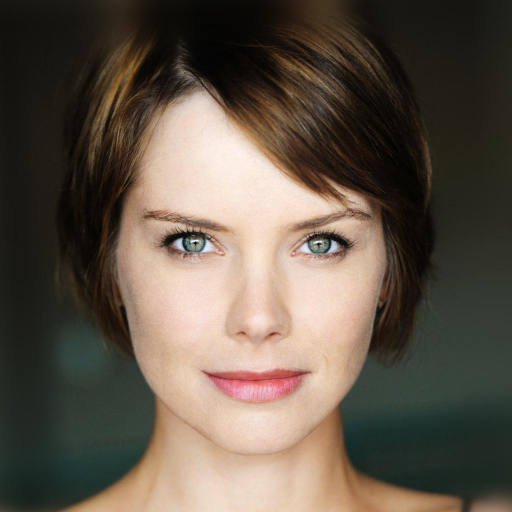
#> input picture unet/test_images/1621.jpg, 512 x 512 px
$ python test_color_change.py
#> lines starting #> are read from the running program, lines starting #| are printed output that depends on the picture; pictures that were not available may be replaced by others from this repository, and a replacement may not be noted
### unet/hair_color/color_changer.py
import cv2
import numpy as np

class HairColorChanger:
    """
    Class for changing hair color with non-binary mask, simple direct coloring and blending.
    """
    @staticmethod
    def change_hair_color(image, mask, rgb_color, alpha=0.5):
        """
        image: Original image (BGR or RGB, np.ndarray)
        mask: Non-binary mask (0-255, np.ndarray, single channel)
        rgb_color: Target hair color (e.g: [255, 0, 0] red)
        alpha: Color intensity (0-1)
        """
        if len(mask.shape) == 3:
            mask = cv2.cvtColor(mask, cv2.COLOR_BGR2GRAY)
        mask = mask.astype(np.float32) / 255.0
        mask_3ch = np.stack([mask]*3, axis=-1)

        colored = np.ones_like(image, dtype=np.float32) * np.array(rgb_color, dtype=np.float32)

        result = image.astype(np.float32).copy()
        result = result * (1 - mask_3ch) + colored * mask_3ch

        result = cv2.addWeighted(image.astype(np.float32), 1 - alpha, result, alpha, 0)
        return np.clip(result, 0, 255).astype(np.uint8)

### unet/hair_color/test_color_change.py
import cv2
import matplotlib.pyplot as plt
from color_changer import HairColorChanger

if __name__ == "__main__":
    image_path = "../test_images/1621.jpg"
    mask_path = "../test_results/1621_prob_mask.png"
    image = cv2.imread(image_path)
#> image is the input picture: shape (512, 512, 3); mean B, G, R 73.5, 86, 97.5
    mask = cv2.imread(mask_path, cv2.IMREAD_GRAYSCALE)
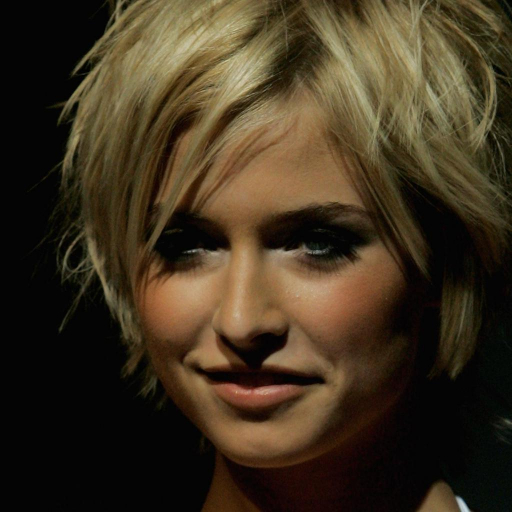
#> input picture unet/test_images/1622.jpg, 512 x 512 px, given in place of 1621_prob_mask.png, which was not available
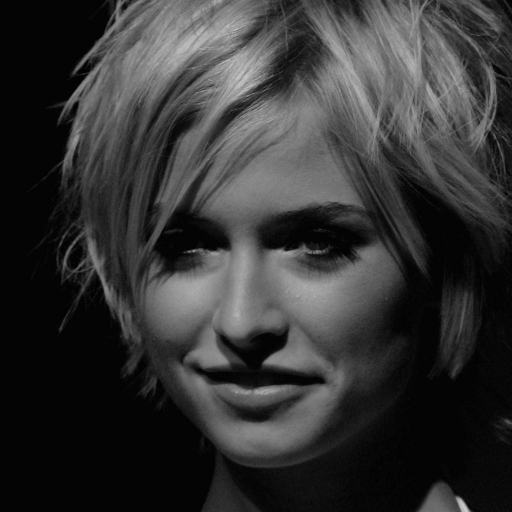
#> mask: shape (512, 512); min 0, max 207, mean 52

    target_rgb = [0, 0, 255]
    alpha = 0.3  # Color intensity

    # Isolate hair area and blend with new color
    result_isolate_blend = HairColorChanger.change_hair_color(image, mask, target_rgb, alpha=alpha)
#> in change_hair_color, `result = result * (1 - mask_3ch) + colored * mask_3ch`:
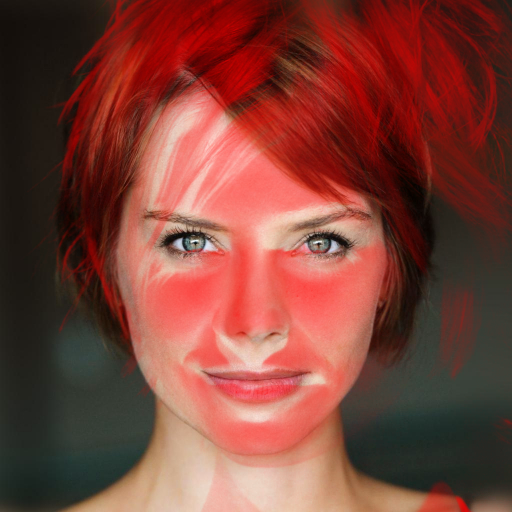
#> result: shape (512, 512, 3) float32; mean B, G, R 55.8, 65.6, 125.6
#> in change_hair_color, `result = cv2.addWeighted(image.astype(np.float32), 1 - alpha, result, ..`:
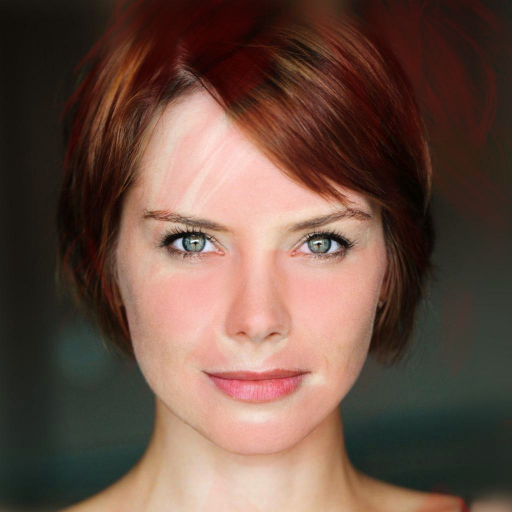
#> result: shape (512, 512, 3) float32; mean B, G, R 68.2, 79.9, 105.9
    cv2.imwrite("../test_images/1621_hair_colored_isolate_blend.png", result_isolate_blend)

    plt.figure(figsize=(15,5))
    plt.subplot(1,3,1)
    plt.title("Orijinal")
    plt.imshow(cv2.cvtColor(image, cv2.COLOR_BGR2RGB))
    plt.axis("off")
    plt.subplot(1,3,2)
    plt.title("Maske")
    plt.imshow(mask, cmap="gray")
    plt.axis("off")
    plt.subplot(1,3,3)
    plt.title("Saç İzole + Blend")
    plt.imshow(cv2.cvtColor(result_isolate_blend, cv2.COLOR_BGR2RGB))
    plt.axis("off")
    plt.show()
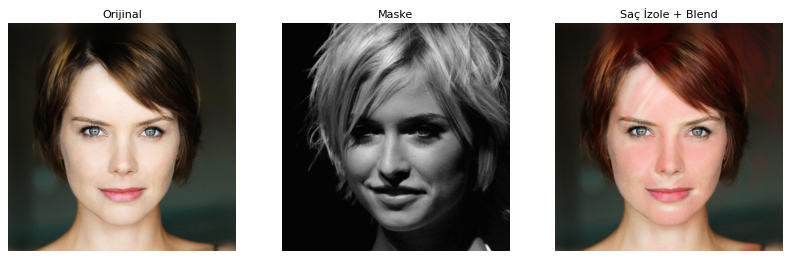
#> figure drawn by matplotlib, 3 panels
